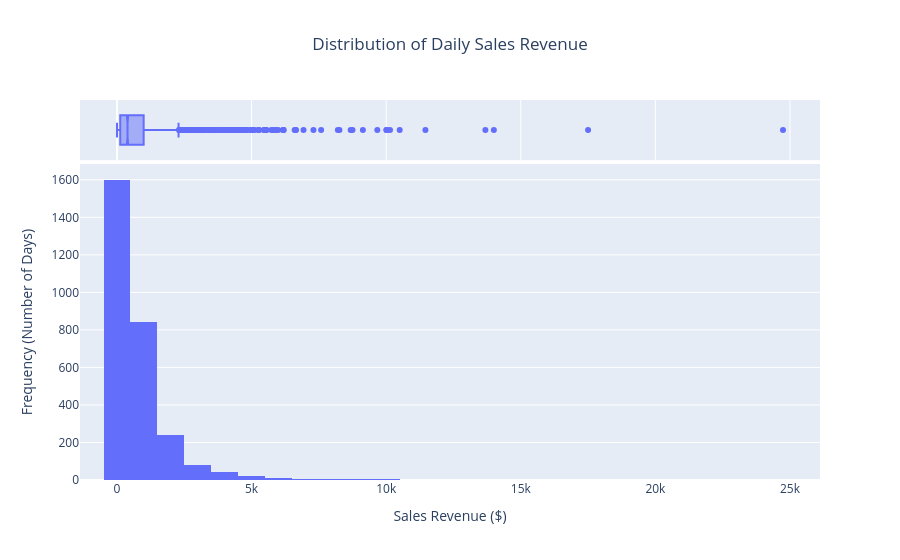

The notebook cell this image was saved under:
### Code cell
fig = px.histogram(
    daily_sales,
    x='sales_revenue',
    nbins=40,
    marginal='box',
    title='Distribution of Daily Sales Revenue',
    labels={'sales_revenue': 'Sales Revenue ($)'},
    color_discrete_sequence=['#636EFA']
)

fig.update_layout(
    xaxis_title='Sales Revenue ($)',
    yaxis_title='Frequency (Number of Days)',
    title_x=0.5
)

fig.show()

### Figure 1 — Plotly figure (JSON) as saved in the notebook; plotly's stock layout.template omitted (floating-point values rounded to 4 significant figures; data arrays with more than 128 entries replaced by an {"elided": "..."} marker saying what was removed)
{"data": [{"bingroup": "x", "hovertemplate": "Sales Revenue ($)=%{x}<br>count=%{y}<extra></extra>", "legendgroup": "", "marker": {"color": "#636EFA", "pattern": {"shape": ""}}, "name": "", "nbinsx": 40, "orientation": "v", "showlegend": false, "type": "histogram", "x": {"elided": "2861 float values"}, "xaxis": "x", "yaxis": "y"}, {"hovertemplate": "Sales Revenue ($)=%{x}<extra></extra>", "legendgroup": "", "marker": {"color": "#636EFA"}, "name": "", "notched": true, "showlegend": false, "type": "box", "x": {"elided": "2861 float values"}, "xaxis": "x2", "yaxis": "y2"}], "layout": {"barmode": "relative", "legend": {"tracegroupgap": 0}, "title": {"text": "Distribution of Daily Sales Revenue", "x": 0.5}, "xaxis": {"anchor": "y", "domain": [0, 1], "title": {"text": "Sales Revenue ($)"}}, "xaxis2": {"anchor": "y2", "domain": [0, 1], "matches": "x", "showgrid": true, "showticklabels": false}, "yaxis": {"anchor": "x", "domain": [0, 0.8316], "title": {"text": "Frequency (Number of Days)"}}, "yaxis2": {"anchor": "x2", "domain": [0.8416, 1], "matches": "y2", "showgrid": false, "showline": false, "showticklabels": false, "ticks": ""}}}
